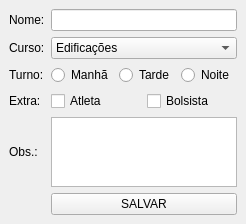
<?xml version="1.0" encoding="UTF-8"?>
<ui version="4.0">
 <class>CadAluno</class>
 <widget class="QMainWindow" name="CadAluno">
  <property name="geometry">
   <rect>
    <x>0</x>
    <y>0</y>
    <width>246</width>
    <height>220</height>
   </rect>
  </property>
  <property name="windowTitle">
   <string>Cadastro de Aluno</string>
  </property>
  <widget class="QWidget" name="centralwidget">
   <layout class="QGridLayout" name="gridLayout">
    <item row="0" column="0">
     <widget class="QLabel" name="label_nome">
      <property name="text">
       <string>Nome:</string>
      </property>
     </widget>
    </item>
    <item row="2" column="0">
     <widget class="QLabel" name="label_turno">
      <property name="text">
       <string>Turno:</string>
      </property>
     </widget>
    </item>
    <item row="1" column="0">
     <widget class="QLabel" name="label_curso">
      <property name="text">
       <string>Curso:</string>
      </property>
     </widget>
    </item>
    <item row="3" column="0">
     <widget class="QLabel" name="label_extra">
      <property name="text">
       <string>Extra:</string>
      </property>
     </widget>
    </item>
    <item row="4" column="0">
     <widget class="QLabel" name="label_obs">
      <property name="text">
       <string>Obs.:</string>
      </property>
     </widget>
    </item>
    <item row="1" column="1">
     <widget class="QComboBox" name="comboBox_curso">
      <item>
       <property name="text">
        <string>Edificações</string>
       </property>
      </item>
      <item>
       <property name="text">
        <string>Eletrotécnica</string>
       </property>
      </item>
      <item>
       <property name="text">
        <string>Informática</string>
       </property>
      </item>
      <item>
       <property name="text">
        <string>Mecânica</string>
       </property>
      </item>
     </widget>
    </item>
    <item row="0" column="1">
     <widget class="QLineEdit" name="lineEdit_nome"/>
    </item>
    <item row="4" column="1">
     <widget class="QPlainTextEdit" name="plainTextEdit_obs"/>
    </item>
    <item row="2" column="1">
     <layout class="QHBoxLayout" name="horizontalLayout">
      <item>
       <widget class="QRadioButton" name="radio_manha">
        <property name="text">
         <string>Manhã</string>
        </property>
       </widget>
      </item>
      <item>
       <widget class="QRadioButton" name="radio_tarde">
        <property name="text">
         <string>Tarde</string>
        </property>
       </widget>
      </item>
      <item>
       <widget class="QRadioButton" name="radio_noite">
        <property name="text">
         <string>Noite</string>
        </property>
       </widget>
      </item>
     </layout>
    </item>
    <item row="3" column="1">
     <layout class="QHBoxLayout" name="horizontalLayout_2">
      <item>
       <widget class="QCheckBox" name="checkBox_atleta">
        <property name="text">
         <string>Atleta</string>
        </property>
       </widget>
      </item>
      <item>
       <widget class="QCheckBox" name="checkBox_bolsista">
        <property name="text">
         <string>Bolsista</string>
        </property>
       </widget>
      </item>
     </layout>
    </item>
    <item row="5" column="1">
     <widget class="QPushButton" name="pushButton_salvar">
      <property name="text">
       <string>SALVAR</string>
      </property>
     </widget>
    </item>
   </layout>
  </widget>
 </widget>
 <resources/>
 <connections/>
</ui>
